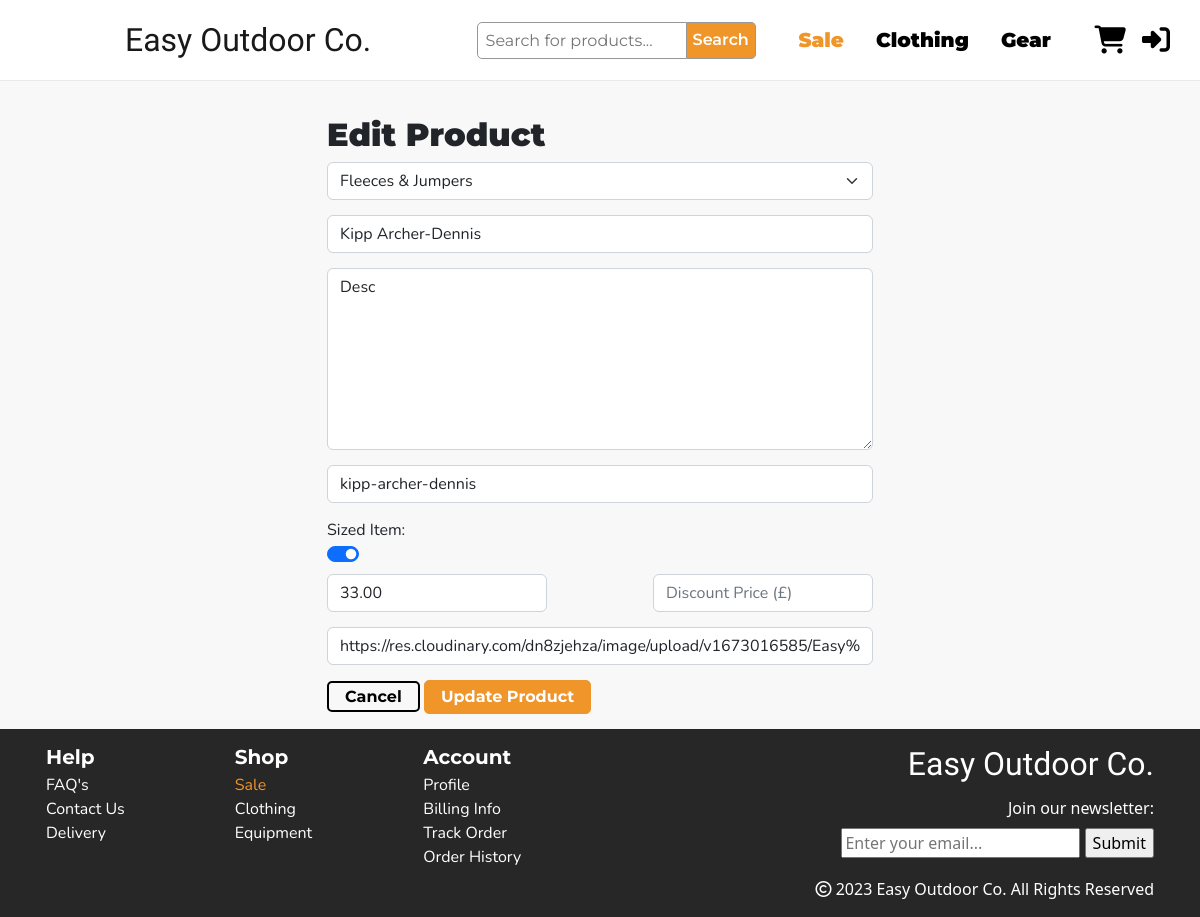
Before: /manage/update-product/25 with the older database file.
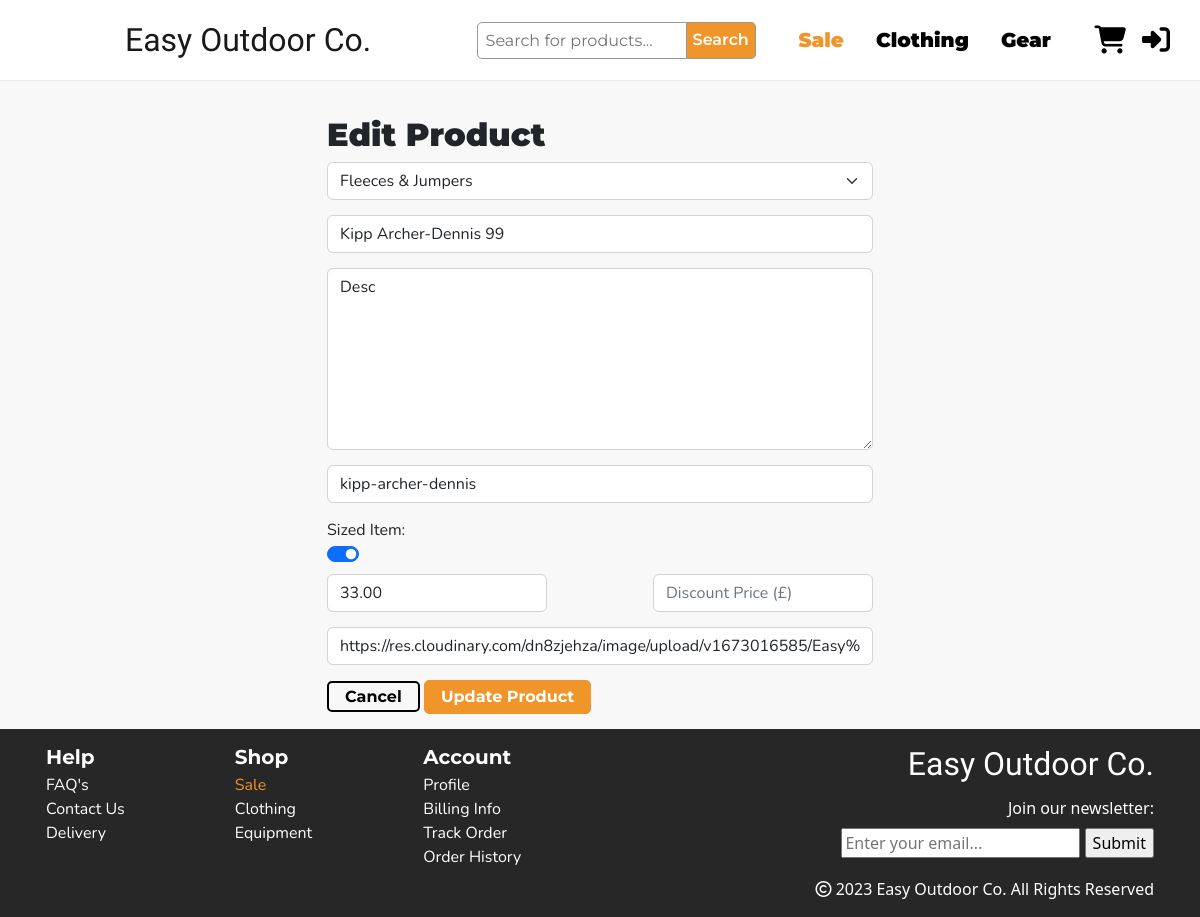
After: the same page with the newer database file.
### products/models.py (models this page shows, shortened)
class Product(models.Model):
    category = models.ForeignKey('Category', null=True, on_delete=models.SET_NULL)
    name = models.CharField(max_length=200)
    desc = models.TextField()
    slug = models.SlugField(max_length=50, unique=True, blank=True, null=True)
    has_sizes = models.BooleanField(blank=False, default=True)
    price = models.DecimalField(max_digits=6, decimal_places=2)
    sale_price = models.DecimalField(max_digits=6, decimal_places=2, null=True, blank=True)
    rating = models.DecimalField(max_digits=4, decimal_places=2, null=True, blank=True, validators=[MaxValueValidator(5)])
    image = models.ImageField(null=True, blank=True)
    image_url = models.URLField(null=True, blank=True)

### manage_site/views.py (the view, shortened to what this page needs)
# urls.py: path('update-product/<int:pk>', views.UpdateProduct.as_view(), name='update-product'),
class UpdateProduct(SuccessMessageMixin, generic.UpdateView):
    model = Product
    template_name = "manage_site/product-update.html"
    fields = '__all__'
    success_message = "Product Updated!"
    def get_initial(self):
        initial_values = super(UpdateProduct, self).get_initial()
        try:
            current_group = self.object.groups.get()
        except Exception as e:
            success_message = f"{e} Error Occured: Update form could not be preloaded"
            pass
        return initial_values
    def get_form_class(self):
        return ProductForm

### manage_site/forms.py
class ProductForm(forms.ModelForm):
    class Meta:
        model = Product
        fields = ['category', 'name', 'slug', 'desc', 'price', 'sale_price', 'image_url']
        widgets = {
            'name': forms.TextInput(attrs={'placeholder': 'Product Name *'}),
            'slug': forms.TextInput(attrs={'placeholder': 'Slug (Auto loads if blank)'}),
            'desc': forms.Textarea(attrs={'placeholder': 'Product description *', 'rows': 7}),
            'price': forms.NumberInput(attrs={'placeholder': 'Price (£)'}),
            'sale_price': forms.NumberInput(attrs={'placeholder': 'Discount Price (£)'}),
            'image_url': forms.URLInput(attrs={'placeholder': 'Image URL'}),
        }

### products/models.py (called while the page is built)
    def __str__(self):
        return self.name

### manage_site/templates/manage_site/product-update.html (shortened to what this page needs)
{% extends "base.html" %}
{% load static %}
{% block extra_css %}
<link rel="stylesheet" href="{% static 'css/manage_site.css' %}">
{% endblock %}
{% block content %}
<section class="admin-section">
    <div class="container">
        <div class="row">
            <div class="mx-auto col-12 col-md-6 admin-form rounded mt-3">
                <h2>Edit Product</h2>
                <form method="POST">
                    {{ form.category | as_crispy_field }}
                    {{ form.name | as_crispy_field }}
                    {{ form.desc| as_crispy_field }}
                    {{ form.slug | as_crispy_field }}
                    <p class="mb-0">Sized Item:</p>
                    <div class="form-check form-switch" id="div_id_has_sizes" id="div_id_has_sizes" id="id_has_sizes">
                        <input class="form-check-input" name="has_sizes" type="checkbox" id="flexSwitchCheckDefault" checked="">
                    </div>
                    <div class="d-flex mt-2 justify-content-between">
                        {{ form.price | as_crispy_field }}
                        {{ form.sale_price | as_crispy_field }}
                    </div>
                    {{ form.image_url | as_crispy_field }}
                    <a class="white-btn px-3 py-1" href="{% url 'manage-site' %}">Cancel</a>
                    <input class="shop-btn px-3 py-1" type="submit" value="Update Product">
                </form>
            </div>
        </div>
    </div>
</section>
{% endblock %}

Changed rows visible on the page:
changed Product "Fleeces & Jumpers": name "Kipp Archer-Dennis" → "Kipp Archer-Dennis 99"
